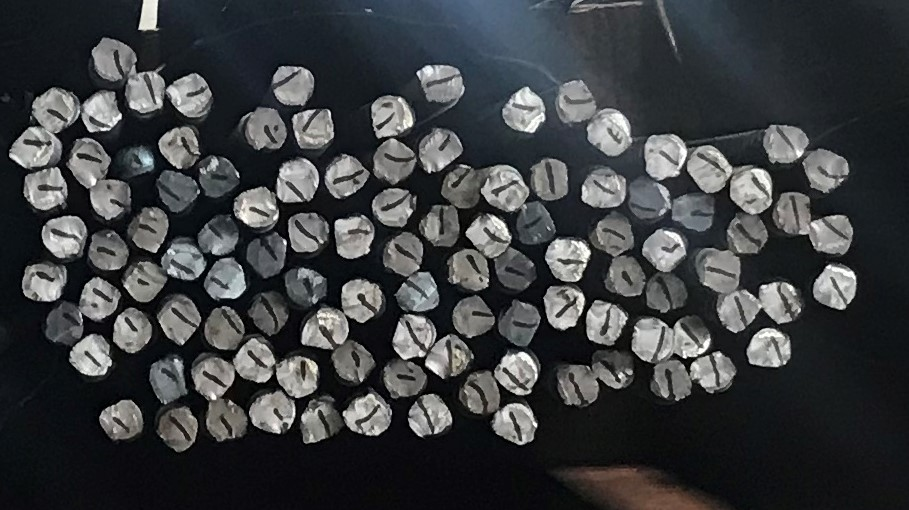
#> input picture Python scipts/IMG_23421.jpg, 909 x 510 px
$ python steelRods.py   (older library calls are emulated)
#> lines starting #> are read from the running program, lines starting #| are printed output that depends on the picture; after the words box and inside, x2 and y2 are one past the last pixel; in counts of white or black regions, pixels touching at a corner belong together
import numpy as np
import cv2

img=cv2.imread('IMG_23421.jpg',cv2.IMREAD_GRAYSCALE)
#> img: shape (510, 909); min 0, max 255, mean 61.9


blur=cv2.blur(img,(5,5))
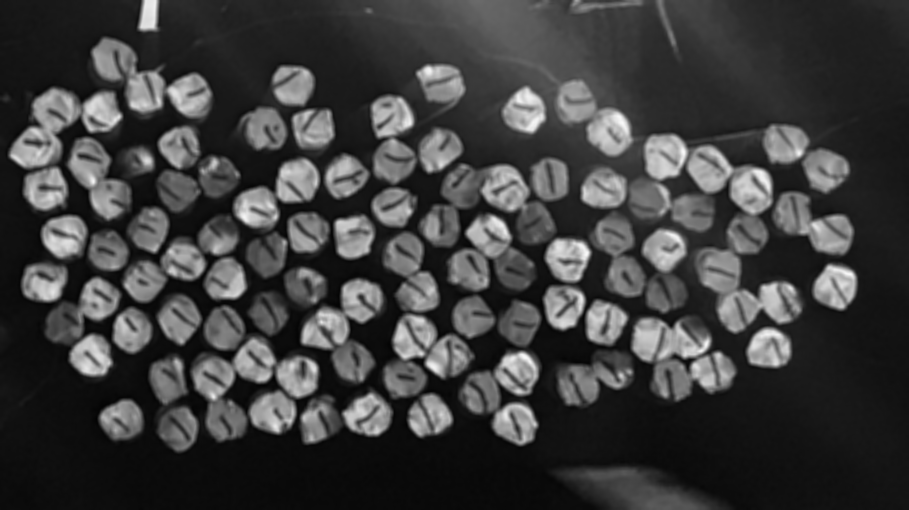
#> blur: shape (510, 909); min 3, max 249, mean 61.9
median = cv2.medianBlur(img,5)
kernel=np.ones((5,5),np.uint8)
opening = cv2.morphologyEx(median, cv2.MORPH_OPEN, kernel)
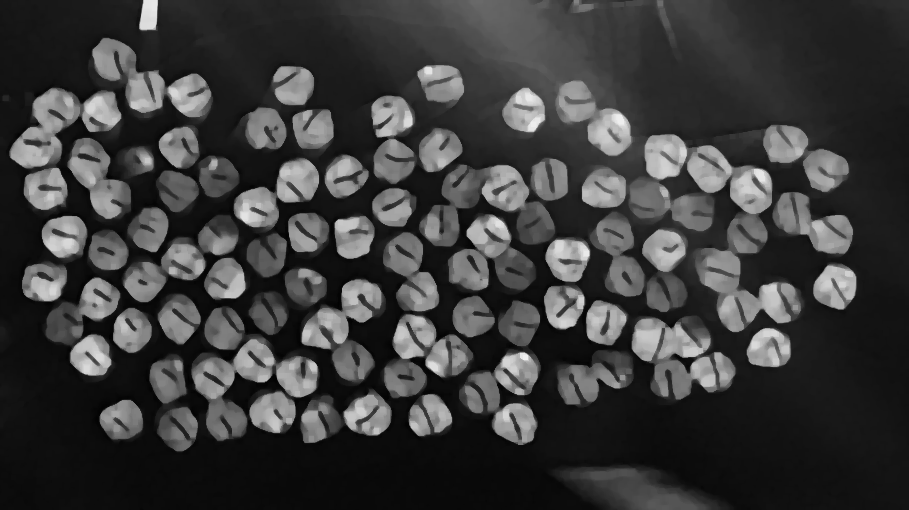
#> opening: shape (510, 909); min 1, max 239, mean 59.6
ret,thresh1= cv2.threshold(opening,100,255,cv2.THRESH_BINARY)
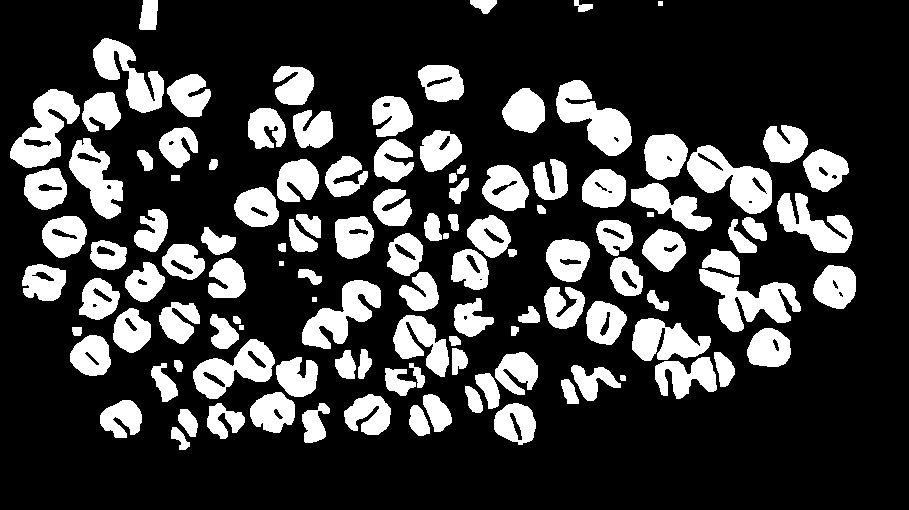
#> thresh1: shape (510, 909); 23.3% white; 119 white regions


im2,contours, hierarchy = cv2.findContours(thresh1,cv2.RETR_TREE,cv2.CHAIN_APPROX_SIMPLE)
#> contours = 166 contours, 13 with area under 20; largest, box (x1, y1, x2, y2) and area: (687, 145, 772, 214) 3038, (10, 89, 80, 168) 2722, (556, 80, 632, 156) 2722, (699, 269, 801, 332) 2718, (193, 339, 275, 399) 2430

print(len(contours))
#| 166
cv2.namedWindow('figure',cv2.WINDOW_KEEPRATIO)
cv2.imshow('figure',np.hstack((img,thresh1)))
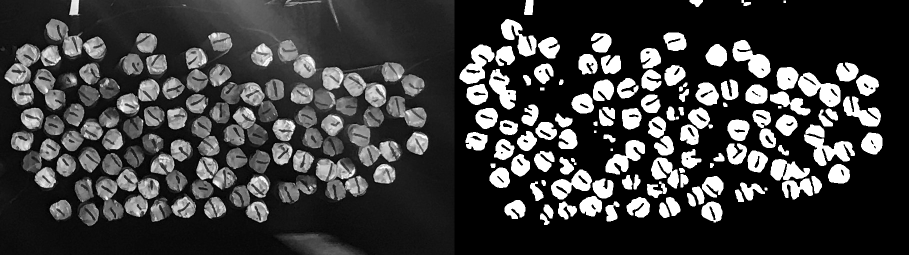
#> window 'figure': shape (510, 1818) (shown at 1/2 size); min 0, max 255, mean 60.7

$ run again, with Python scipts/IMG_231.JPG copied over Python scipts/IMG_23421.jpg
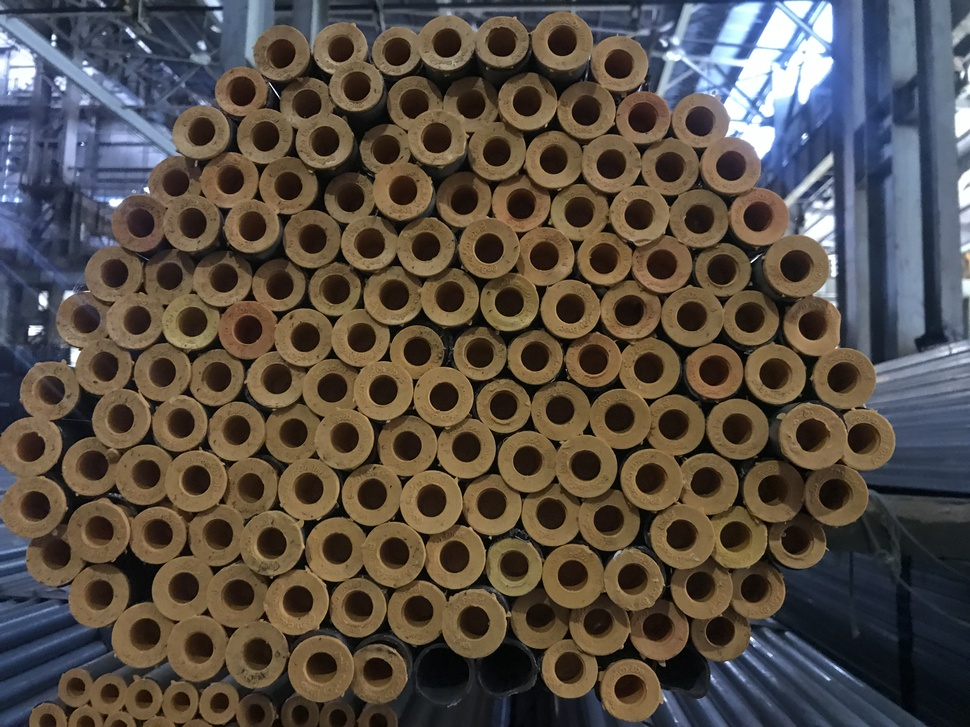
#> input picture Python scipts/IMG_231.JPG, 970 x 727 px, shrunk from 4032 x 3024 before the run
#> `ret,thresh1= cv2.threshold(opening,100,255,cv2.THRESH_BINARY)`:
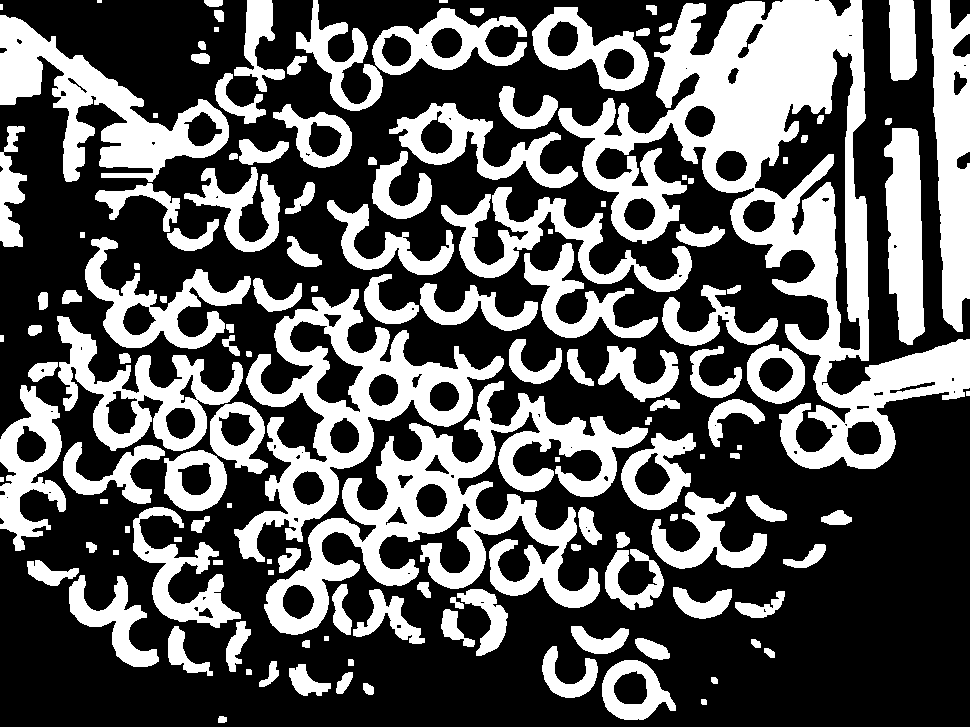
#> thresh1: shape (727, 970); 36.3% white; 140 white regions (2 under 20 px)
#> contours = 228 contours, 56 with area under 20; largest, box (x1, y1, x2, y2) and area: (558, 0, 970, 469) 64049, (264, 381, 648, 635) 28750, (234, 289, 504, 562) 23380, (0, 15, 229, 182) 13354, (57, 316, 243, 451) 9602
#| 228
#> `cv2.imshow('figure',np.hstack((img,thresh1)))`:
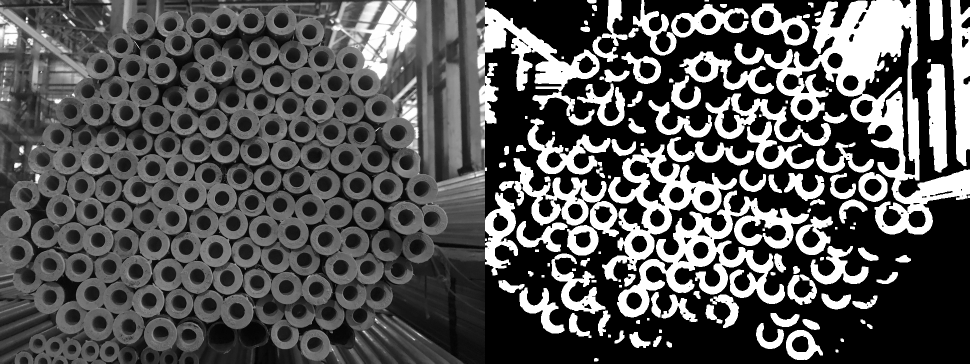
#> window 'figure': shape (727, 1940) (shown at 1/2 size); min 0, max 255, mean 86.1

$ run again, with Python scipts/IMG_23121.jpg copied over Python scipts/IMG_23421.jpg
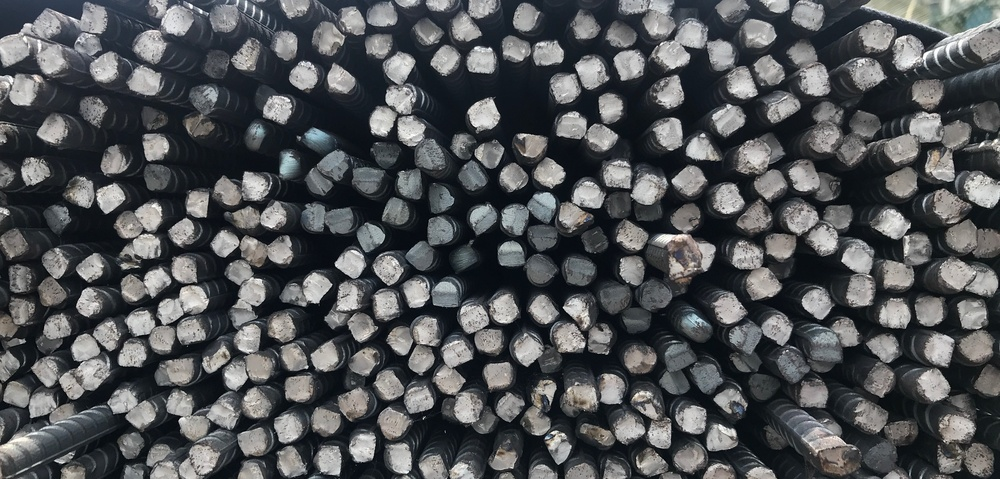
#> input picture Python scipts/IMG_23121.jpg, 1000 x 479 px, shrunk from 3892 x 1865 before the run
#> `ret,thresh1= cv2.threshold(opening,100,255,cv2.THRESH_BINARY)`:
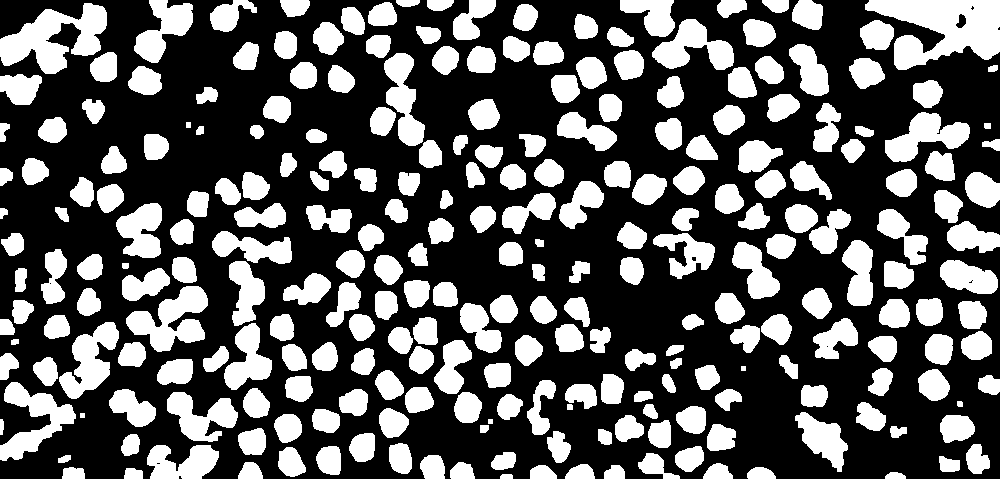
#> thresh1: shape (479, 1000); 35.1% white; 261 white regions
#> contours = 269 contours, 9 with area under 20; largest, box (x1, y1, x2, y2) and area: (865, 0, 1000, 70) 5576, (0, 3, 107, 74) 3724, (126, 286, 208, 352) 2627, (0, 382, 76, 461) 2310, (59, 322, 119, 399) 2160
#| 269
#> `cv2.imshow('figure',np.hstack((img,thresh1)))`:
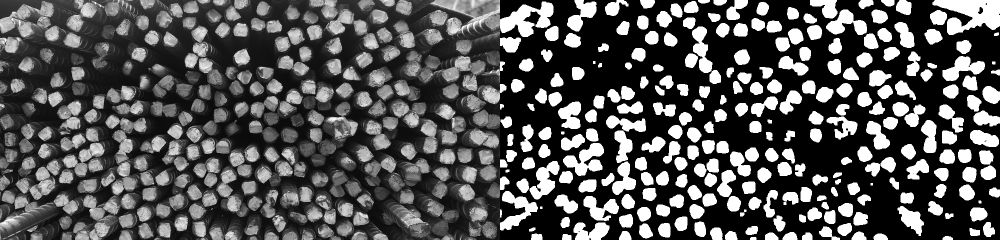
#> window 'figure': shape (479, 2000) (shown at 1/2 size); min 0, max 255, mean 86.2

$ run again, with Python scipts/IMG_23151.jpg copied over Python scipts/IMG_23421.jpg
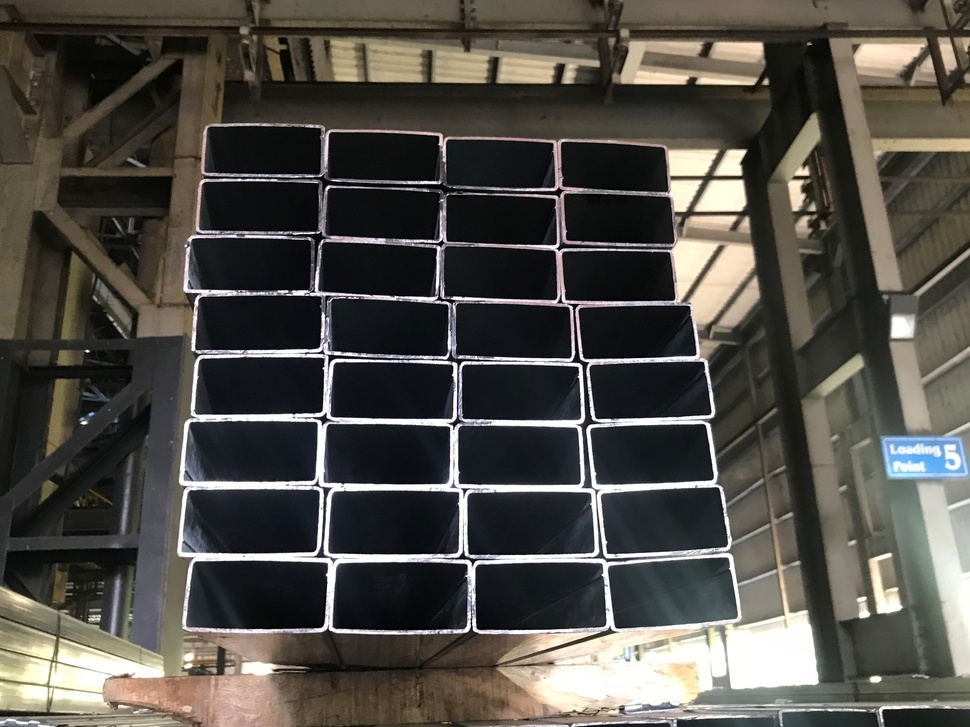
#> input picture Python scipts/IMG_23151.jpg, 970 x 727 px, shrunk from 3426 x 2569 before the run
#> `ret,thresh1= cv2.threshold(opening,100,255,cv2.THRESH_BINARY)`:
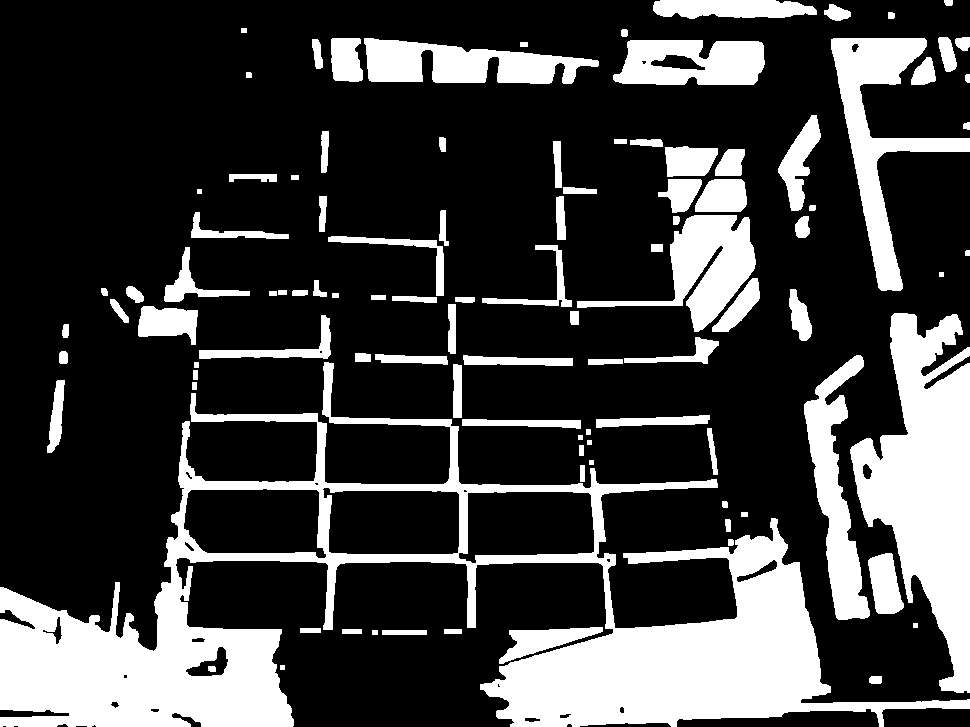
#> thresh1: shape (727, 970); 25.4% white; 102 white regions
#> contours = 126 contours, 15 with area under 20; largest, box (x1, y1, x2, y2) and area: (0, 362, 970, 727) 104994, (850, 313, 970, 693) 24076, (831, 38, 970, 291) 9242, (183, 488, 327, 559) 8342, (322, 487, 460, 555) 8298
#| 126
#> `cv2.imshow('figure',np.hstack((img,thresh1)))`:
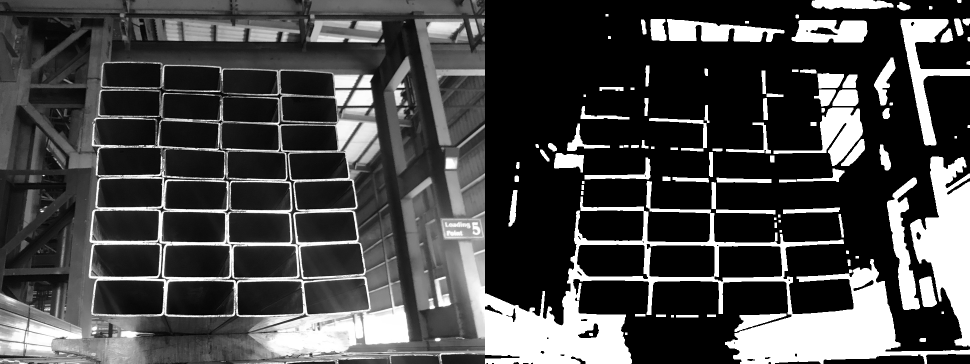
#> window 'figure': shape (727, 1940) (shown at 1/2 size); min 0, max 255, mean 71.5
